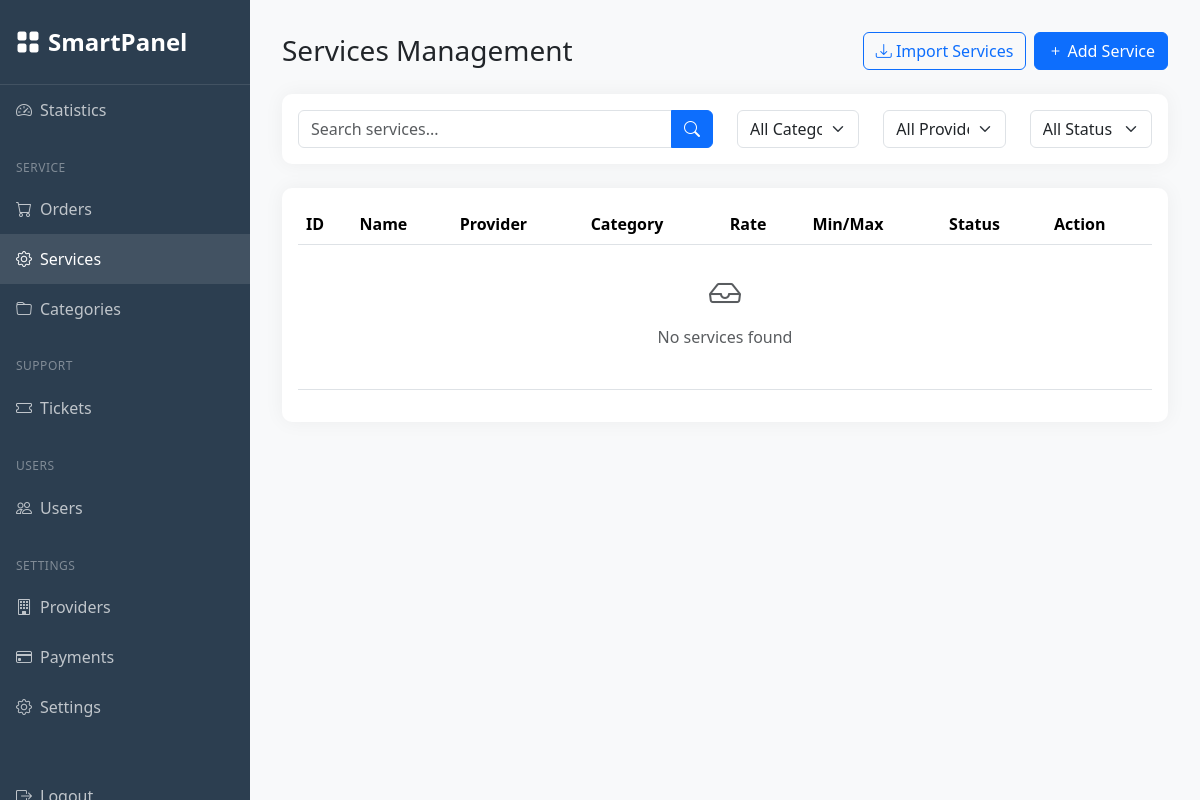
Page /manager/services/ (signed in) on the earlier database version.
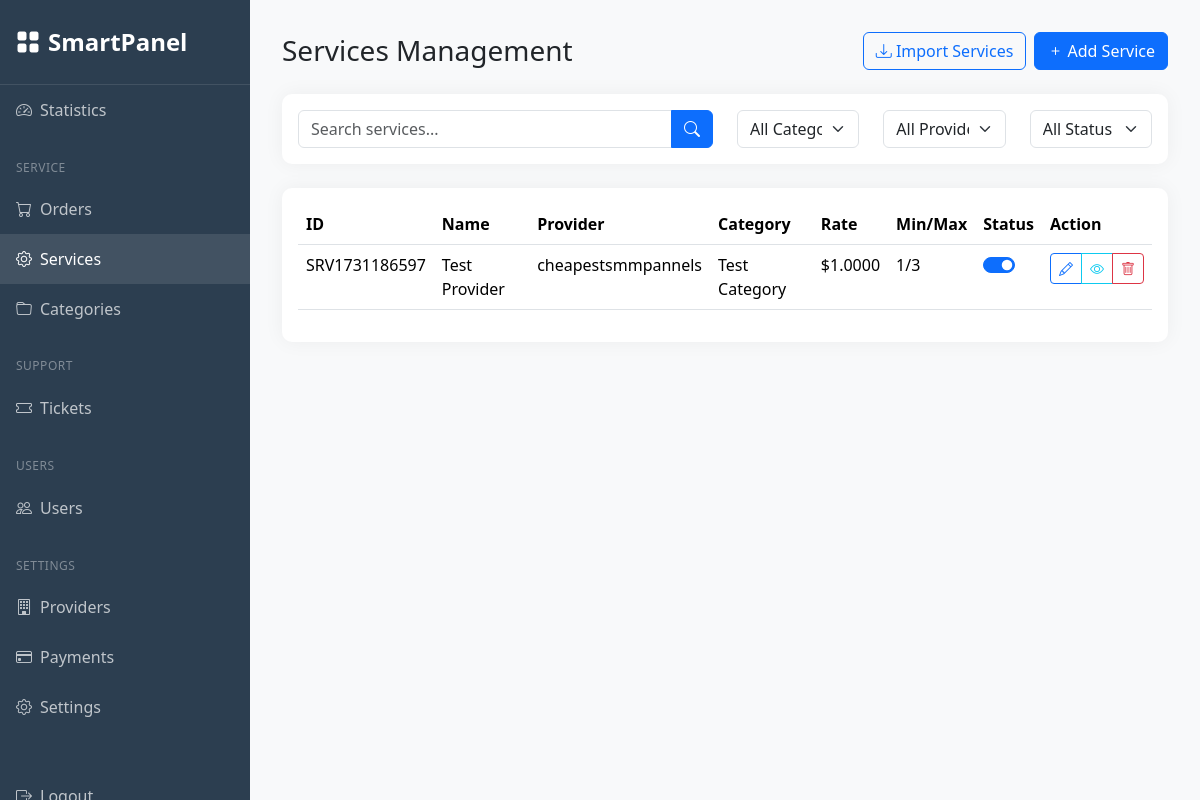
Same page on the later database version.
### managerdashboard/models.py (models this page shows, shortened)
class Service(models.Model):
    STATUS_CHOICES = [
        ('active', 'Active'),
        ('inactive', 'Inactive')
    ]
    service_id = models.CharField(max_length=50)
    name = models.CharField(max_length=255)
    provider = models.ForeignKey(Provider, on_delete=models.CASCADE, related_name='services', null=True)
    category = models.ForeignKey(ServiceCategory, on_delete=models.PROTECT, related_name='services')
    rate = models.DecimalField(max_digits=10, decimal_places=4)
    min_order = models.IntegerField()
    max_order = models.IntegerField()
    description = models.TextField(blank=True, null=True)
    status = models.CharField(max_length=20, choices=STATUS_CHOICES, default='active')
    is_drip_feed = models.BooleanField(default=False)
    drip_feed_rules = models.JSONField(null=True, blank=True)
    created_at = models.DateTimeField(auto_now_add=True)
    updated_at = models.DateTimeField(auto_now=True)
    class Meta:
        ordering = ['category', 'name']

class Provider(models.Model):
    name = models.CharField(max_length=200)
    api_url = models.URLField()
    api_key = models.CharField(max_length=255)
    description = models.TextField(blank=True, null=True)
    balance = models.DecimalField(max_digits=10, decimal_places=2, default=Decimal('0.00'))
    is_active = models.BooleanField(default=True)
    created_at = models.DateTimeField(auto_now_add=True)
    updated_at = models.DateTimeField(auto_now=True)
    last_sync = models.DateTimeField(null=True, blank=True)
    class Meta:
        ordering = ['name']

class ServiceCategory(models.Model):
    name = models.CharField(max_length=100, unique=True)
    description = models.TextField(blank=True, null=True)
    is_active = models.BooleanField(default=True)
    class Meta:
        ordering = ['name']
        verbose_name_plural = 'Service Categories'

### managerdashboard/views.py (the view)
# urls.py: path('services/', views.services, name='services'),
@permission_required('authentication.is_manager', login_url='manager_login')
def services(request):
    search_query = request.GET.get('search', '')
    category_filter = request.GET.get('category', '')
    provider_filter = request.GET.get('provider', '')
    status_filter = request.GET.get('status', '')
    services = Service.objects.select_related('provider', 'category')
    if search_query:
        services = services.filter(
            Q(name__icontains=search_query) |
            Q(service_id__icontains=search_query) |
            Q(provider__name__icontains=search_query)
        )
    if category_filter:
        services = services.filter(category__name=category_filter)
    if provider_filter:
        services = services.filter(provider_id=provider_filter)
    if status_filter:
        services = services.filter(status=status_filter)
    categories = ServiceCategory.objects.filter(is_active=True)
    providers = Provider.objects.filter(is_active=True)
    paginator = Paginator(services, 25)  # Show 25 services per page
    page_number = request.GET.get('page')
    services_page = paginator.get_page(page_number)
    context = {
        'active_tab': 'services',
        'services': services_page,
        'categories': categories,
        'providers': providers,
        'search_query': search_query,
        'category_filter': category_filter,
        'provider_filter': provider_filter,
        'status_filter': status_filter
    }
    return render(request, 'managerdashboard/services.html', context)

### templates/managerdashboard/services.html (shortened to what the changed rows need)
{% extends 'managerdashboard/base_dashboard.html' %}
{% load static %}
{% block dashboard_content %}
<div class="container-fluid p-0">
    <div class="d-flex justify-content-between align-items-center mb-4">
        <h1 class="h3 mb-0">Services Management</h1>
    </div>
    <div class="card">
        <div class="card-body">
            <div class="table-responsive">
                <table class="table table-hover">
                    <thead>
                        <tr>
                            <th>ID</th>
                            <th>Name</th>
                            <th>Provider</th>
                            <th>Category</th>
                            <th>Rate</th>
                            <th>Min/Max</th>
                            <th>Status</th>
                            <th>Action</th>
                        </tr>
                    </thead>
                    <tbody>
                        {% for service in services %}
                        <tr data-service-id="{{ service.id }}">
                            <td>{{ service.service_id }}</td>
                            <td>{{ service.name }}</td>
                            <td data-provider-id="{{ service.provider.id }}">{{ service.provider.name }}</td>
                            <td data-category="{{ service.category.name|lower }}">{{ service.category.name }}</td>
                            <td>${{ service.rate }}</td>
                            <td>{{ service.min_order }}/{{ service.max_order }}</td>
                            <td>
                                <div class="form-check form-switch">
                                    <input class="form-check-input" type="checkbox"
                                           {% if service.status == 'active' %}checked{% endif %}
                                           onchange="toggleServiceStatus({{ service.id }})"
                                           data-status="{{ service.status }}">
                                </div>
                            </td>
                            <td>
                                <div class="btn-group">
                                    <button class="btn btn-sm btn-outline-primary" onclick="editService({{ service.id }})">
                                        <i class="bi bi-pencil"></i>
                                    </button>
                                    <button class="btn btn-sm btn-outline-info" onclick="viewService({{ service.id }})">
                                        <i class="bi bi-eye"></i>
                                    </button>
                                    <button class="btn btn-sm btn-outline-danger" onclick="deleteService({{ service.id }})">
                                        <i class="bi bi-trash"></i>
                                    </button>
                                </div>
                            </td>
                        </tr>
                        {% empty %}
                        <tr>
                            <td colspan="8" class="text-center py-4">
                                <div class="text-muted">
                                    <i class="bi bi-inbox fs-2"></i>
                                    <p class="mt-2">No services found</p>
                                </div>
                            </td>
                        </tr>
                        {% endfor %}
                    </tbody>
                </table>
            </div>
        </div>
    </div>
</div>
{% endblock %}

Differences in the rows shown:
added Service: service_id "SRV1731186597", name "Test Provider", provider.name "cheapestsmmpannels", category.name "Test Category", rate "1.0000", min_order "1", max_order "3", status "☑"
Other differences:
text no longer shown: "No services found"
